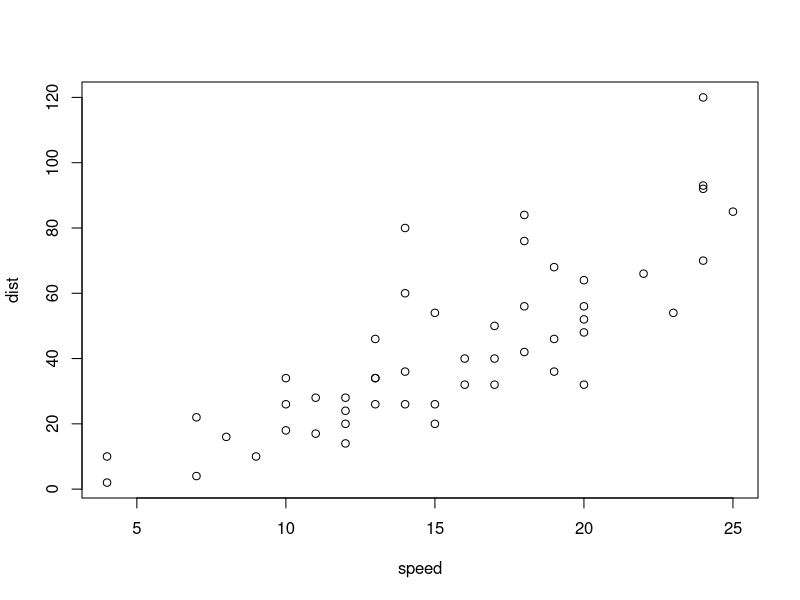
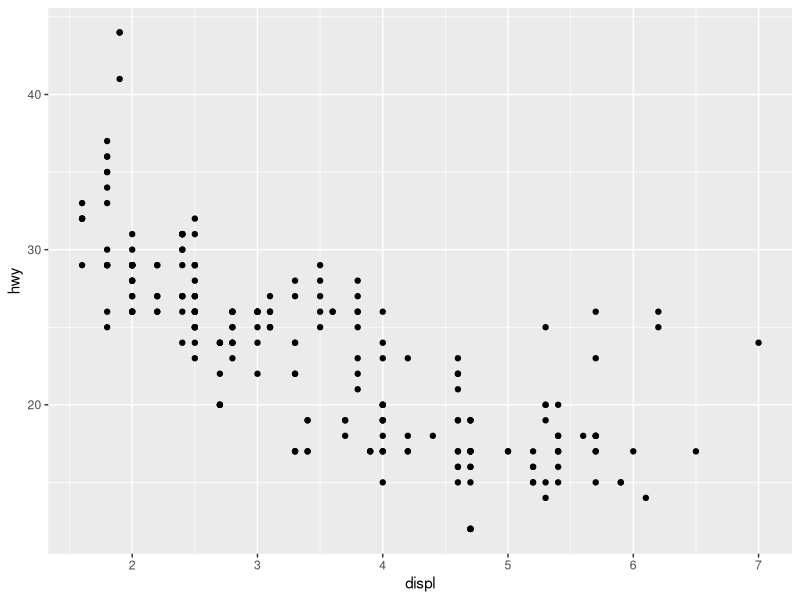
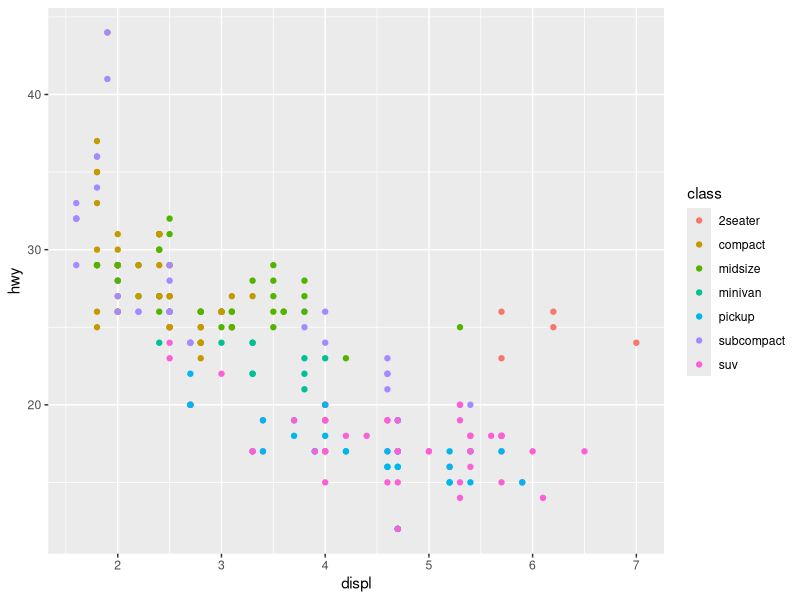
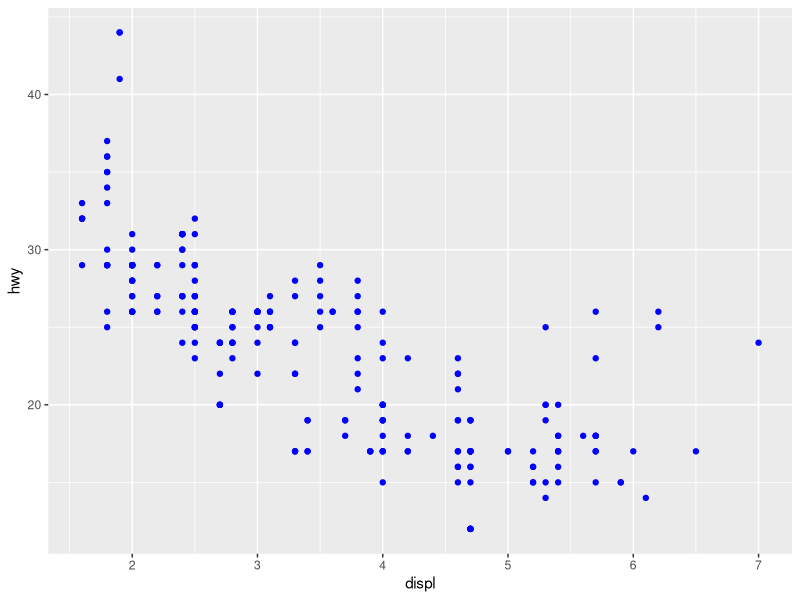

Generate these figures, in order, with R:
## ---- chunk 1
plot(cars)
## ---- chunk 2
library(tidyverse)
ggplot(data = mpg) +
geom_point(mapping = aes(x = displ, y = hwy))
## ---- chunk 3
ggplot(data = mpg) +
geom_point(mapping = aes(x = displ, y = hwy, color = class))
## ---- chunk 4
ggplot(data = mpg) +
geom_point(mapping = aes(x = displ, y = hwy), color = "blue"
)
